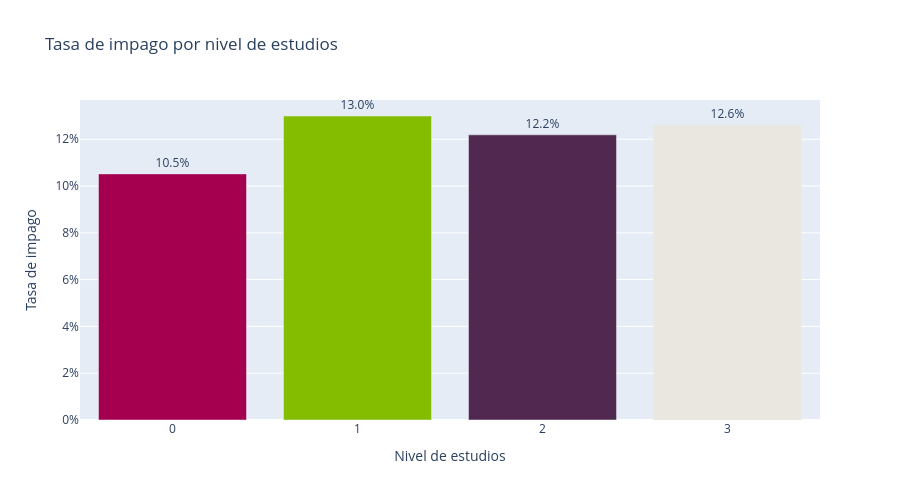

This figure's notebook cell:
### Code cell
#GRÁFICO 4: Tasa de impago por nivel de estudios
# Calcular tasa de impago por estudios
impago_estudios = df.groupby('Estudios')['Impago'].agg(['mean', 'count']).reset_index()
impago_estudios.columns = ['Estudios', 'Tasa_Impago', 'Total']

#Asegurar que Estudios sea tratado como categoría (string)
impago_estudios['Estudios'] = impago_estudios['Estudios'].astype(str)

#Ordenar por nivel de estudios (0,1,2,3)
impago_estudios = impago_estudios.sort_values('Estudios', ascending=True)

fig4 = px.bar(
    impago_estudios,
    x='Estudios',
    y='Tasa_Impago',
    title='Tasa de impago por nivel de estudios',
    labels={
        'Tasa_Impago': 'Tasa de impago',
        'Estudios': 'Nivel de estudios'
    },
    text=impago_estudios['Tasa_Impago'].apply(lambda x: f'{x:.1%}'),
    category_orders={'Estudios': ['0', '1', '2', '3']}  # Forzar orden 0,1,2,3
)

# Asignar un color distinto de la paleta a cada barra
colores = ['#A50050', '#84BD00', '#51284F', '#EAE7E0']  # rojo, verde, morado, gris
fig4.update_traces(
    textposition='outside',
    marker_color=colores
)

fig4.update_layout(
    width=900,
    height=500,
    yaxis_tickformat='.0%'
)
fig4.show()

### Figure 1 — Plotly figure (JSON) as saved in the notebook; plotly's stock layout.template omitted (floating-point values rounded to 4 significant figures)
{"data": [{"hovertemplate": "Nivel de estudios=%{x}<br>Tasa de impago=%{y}<br>text=%{text}<extra></extra>", "legendgroup": "", "marker": {"color": ["#A50050", "#84BD00", "#51284F", "#EAE7E0"], "pattern": {"shape": ""}}, "name": "", "orientation": "v", "showlegend": false, "text": ["10.5%", "13.0%", "12.2%", "12.6%"], "textposition": "outside", "type": "bar", "x": ["0", "1", "2", "3"], "xaxis": "x", "y": [0.1052, 0.1299, 0.1219, 0.1262], "yaxis": "y"}], "layout": {"barmode": "relative", "height": 500, "legend": {"tracegroupgap": 0}, "title": {"text": "Tasa de impago por nivel de estudios"}, "width": 900, "xaxis": {"anchor": "y", "categoryarray": ["0", "1", "2", "3"], "categoryorder": "array", "domain": [0, 1], "title": {"text": "Nivel de estudios"}}, "yaxis": {"anchor": "x", "domain": [0, 1], "tickformat": ".0%", "title": {"text": "Tasa de impago"}}}}
